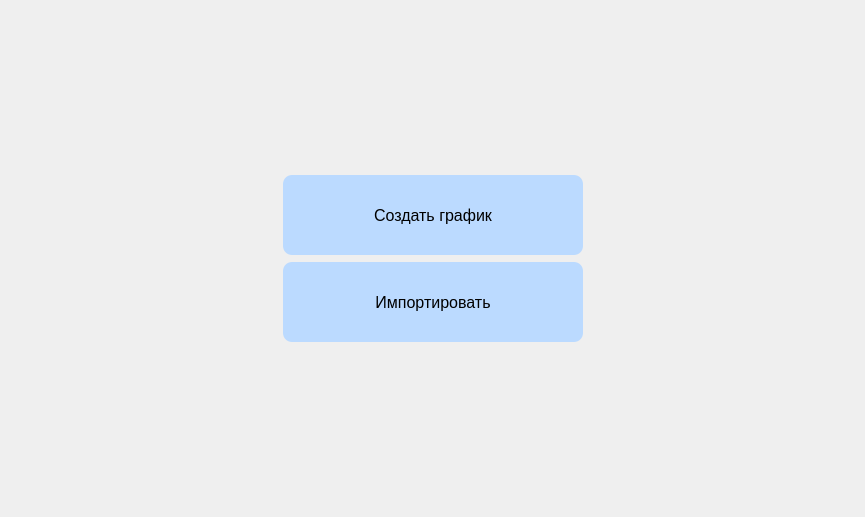
<?xml version="1.0" encoding="UTF-8"?>
<ui version="4.0">
 <class>MainWindow</class>
 <widget class="QMainWindow" name="MainWindow">
  <property name="geometry">
   <rect>
    <x>0</x>
    <y>0</y>
    <width>865</width>
    <height>517</height>
   </rect>
  </property>
  <property name="minimumSize">
   <size>
    <width>700</width>
    <height>500</height>
   </size>
  </property>
  <property name="windowTitle">
   <string>MainWindow</string>
  </property>
  <property name="iconSize">
   <size>
    <width>0</width>
    <height>0</height>
   </size>
  </property>
  <widget class="QWidget" name="centralwidget">
   <layout class="QGridLayout" name="gridLayout">
    <property name="leftMargin">
     <number>0</number>
    </property>
    <property name="rightMargin">
     <number>0</number>
    </property>
    <property name="verticalSpacing">
     <number>7</number>
    </property>
    <item row="4" column="1">
     <widget class="QPushButton" name="pushButton_2">
      <property name="sizePolicy">
       <sizepolicy hsizetype="Expanding" vsizetype="Maximum">
        <horstretch>0</horstretch>
        <verstretch>0</verstretch>
       </sizepolicy>
      </property>
      <property name="minimumSize">
       <size>
        <width>300</width>
        <height>80</height>
       </size>
      </property>
      <property name="font">
       <font>
        <family>Tahoma</family>
        <pointsize>12</pointsize>
       </font>
      </property>
      <property name="styleSheet">
       <string notr="true">QPushButton
{
	border-radius: 9px;
	background-color: rgb(187, 218, 255);
}</string>
      </property>
      <property name="text">
       <string>Импортировать</string>
      </property>
     </widget>
    </item>
    <item row="0" column="1">
     <spacer name="verticalSpacer_2">
      <property name="orientation">
       <enum>Qt::Vertical</enum>
      </property>
      <property name="sizeType">
       <enum>QSizePolicy::Expanding</enum>
      </property>
      <property name="sizeHint" stdset="0">
       <size>
        <width>20</width>
        <height>40</height>
       </size>
      </property>
     </spacer>
    </item>
    <item row="3" column="1">
     <widget class="QPushButton" name="pushButton">
      <property name="sizePolicy">
       <sizepolicy hsizetype="Expanding" vsizetype="Maximum">
        <horstretch>0</horstretch>
        <verstretch>0</verstretch>
       </sizepolicy>
      </property>
      <property name="minimumSize">
       <size>
        <width>300</width>
        <height>80</height>
       </size>
      </property>
      <property name="font">
       <font>
        <family>Tahoma</family>
        <pointsize>12</pointsize>
       </font>
      </property>
      <property name="styleSheet">
       <string notr="true">QPushButton
{
	border-radius: 9px;
	background-color: rgb(187, 218, 255);
}</string>
      </property>
      <property name="text">
       <string>Создать график</string>
      </property>
     </widget>
    </item>
    <item row="5" column="1">
     <spacer name="verticalSpacer">
      <property name="orientation">
       <enum>Qt::Vertical</enum>
      </property>
      <property name="sizeType">
       <enum>QSizePolicy::Expanding</enum>
      </property>
      <property name="sizeHint" stdset="0">
       <size>
        <width>20</width>
        <height>40</height>
       </size>
      </property>
     </spacer>
    </item>
    <item row="3" column="2">
     <spacer name="horizontalSpacer">
      <property name="orientation">
       <enum>Qt::Horizontal</enum>
      </property>
      <property name="sizeType">
       <enum>QSizePolicy::Expanding</enum>
      </property>
      <property name="sizeHint" stdset="0">
       <size>
        <width>68</width>
        <height>55</height>
       </size>
      </property>
     </spacer>
    </item>
    <item row="4" column="0">
     <spacer name="horizontalSpacer_2">
      <property name="orientation">
       <enum>Qt::Horizontal</enum>
      </property>
      <property name="sizeType">
       <enum>QSizePolicy::Expanding</enum>
      </property>
      <property name="sizeHint" stdset="0">
       <size>
        <width>40</width>
        <height>20</height>
       </size>
      </property>
     </spacer>
    </item>
   </layout>
  </widget>
 </widget>
 <resources/>
 <connections/>
</ui>
